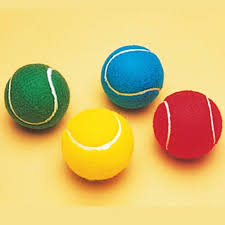
#> input picture Computer Vision/Images/cricketballs.jpg, 225 x 225 px, found by its file name
$ python 'Image Filtering.py'
#> lines starting #> are read from the running program, lines starting #| are printed output that depends on the picture; after the words box and inside, x2 and y2 are one past the last pixel; in counts of white or black regions, pixels touching at a corner belong together
import cv2
import numpy as np
import sys

#Reading image from the images folder
img = cv2.imread('.\Images\cricketballs.jpg')
#> img is the input picture: shape (225, 225, 3); mean B, G, R 113.7, 189.9, 216.3

if img is None:
    sys.exit("Could not find the image in the specified folder")

#Converting the image into HSV format
hsv_img = cv2.cvtColor(img, cv2.COLOR_BGR2HSV)
#> hsv_img: shape (225, 225, 3); mean H, S, V 39.2, 141.7, 228.1

#Creating HSV bounds (Range of colours which is to be detected)
lower_bound = np.array([0, 215, 215]) #Equivalent to light yellow in BGR
upper_bound = np.array([30, 255, 255]) #Equivalent to pure yellow in BGR

#Detecting objects within the provided HSV color channel range (Creating a mask for such objects)
mask = cv2.inRange(hsv_img, lower_bound, upper_bound)
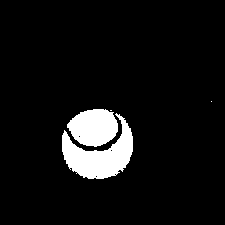
#> mask: shape (225, 225); 7.2% white; 4 white regions (2 under 20 px), largest, box (x1, y1, x2, y2) and area: (62, 113, 133, 179) 2173, (67, 109, 118, 147) 1447

#Applying mask on the actual image to get the object
obj = cv2.bitwise_and(img, img, mask=mask)
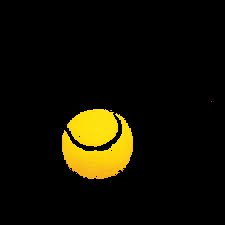
#> obj: shape (225, 225, 3); mean B, G, R 1.2, 15.1, 18

#Configuring settings for the filtering
k = 7
ddepth = -1
kernel = np.ones((k,k), np.float32)/(pow(k,2))

#Applying filtering to the noisy image yielded
filtered = cv2.filter2D(obj, ddepth, kernel)
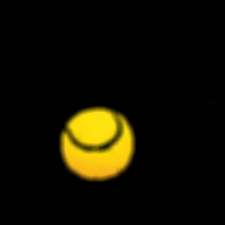
#> filtered: shape (225, 225, 3); mean B, G, R 1.2, 15.1, 18

#Displaying the image
cv2.imshow("Actual Image", img)
cv2.imshow("Object Image", obj)
cv2.imshow("Filtered Object Image", filtered)

cv2.waitKey(0)
cv2.destroyAllWindows()
